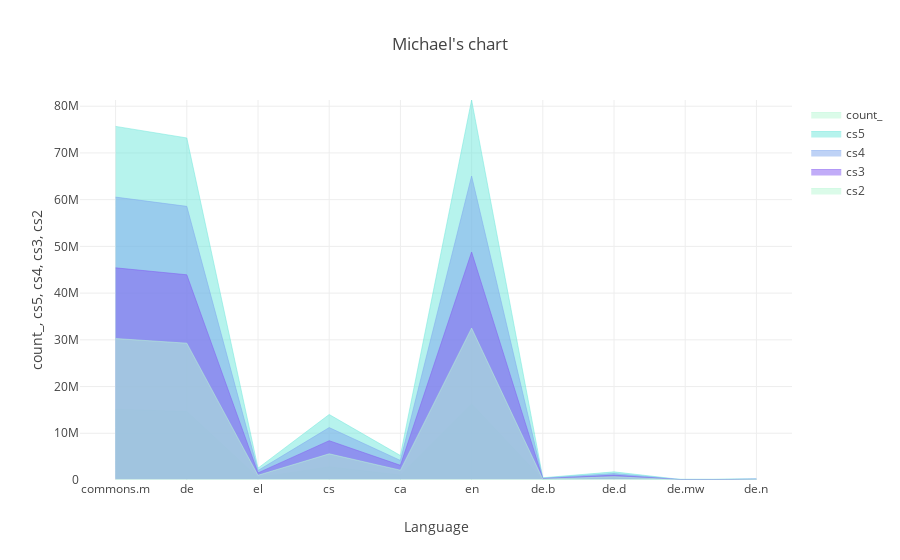

Notebook code for this chart:
### Markdown cell above
# Kql - render areachart

### Code cell
%%kql 
PageViews 
| summarize count() by Language 
//| sort by count_ 
| limit 10
| extend cs5 = 5 * count_
| extend cs4 = 4 * count_
| extend cs3 = 3 * count_
| extend cs2 = 2 * count_
| render areachart title="Michael's chart"

### Figure 1 — Plotly figure (JSON) as saved in the notebook; plotly's stock layout.template omitted (floating-point values rounded to 4 significant figures)
{"data": [{"fill": "tozerox", "line": {"color": "rgb(184, 247, 212)", "width": 0.5}, "mode": "lines", "name": "count_", "type": "scatter", "x": ["commons.m", "de", "el", "cs", "ca", "en", "de.b", "de.d", "de.mw", "de.n"], "y": [15137646, 14641824, 507336, 2804334, 1048386, 16266774, 95190, 347922, 36, 54276]}, {"fill": "tozerox", "line": {"color": "rgb(111, 231, 219)", "width": 0.5}, "mode": "lines", "name": "cs5", "type": "scatter", "x": ["commons.m", "de", "el", "cs", "ca", "en", "de.b", "de.d", "de.mw", "de.n"], "y": [75688230, 73209120, 2536680, 14021670, 5241930, 81333870, 475950, 1739610, 180, 271380]}, {"fill": "tozerox", "line": {"color": "rgb(127, 166, 238)", "width": 0.5}, "mode": "lines", "name": "cs4", "type": "scatter", "x": ["commons.m", "de", "el", "cs", "ca", "en", "de.b", "de.d", "de.mw", "de.n"], "y": [60550584, 58567296, 2029344, 11217336, 4193544, 65067096, 380760, 1391688, 144, 217104]}, {"fill": "tozerox", "line": {"color": "rgb(131, 90, 241)", "width": 0.5}, "mode": "lines", "name": "cs3", "type": "scatter", "x": ["commons.m", "de", "el", "cs", "ca", "en", "de.b", "de.d", "de.mw", "de.n"], "y": [45412938, 43925472, 1522008, 8413002, 3145158, 48800322, 285570, 1043766, 108, 162828]}, {"fill": "tozerox", "line": {"color": "rgb(184, 247, 212)", "width": 0.5}, "mode": "lines", "name": "cs2", "type": "scatter", "x": ["commons.m", "de", "el", "cs", "ca", "en", "de.b", "de.d", "de.mw", "de.n"], "y": [30275292, 29283648, 1014672, 5608668, 2096772, 32533548, 190380, 695844, 72, 108552]}], "layout": {"showlegend": true, "title": "Michael's chart", "xaxis": {"title": "Language", "type": "category"}, "yaxis": {"ticksuffix": "", "title": "count_, cs5, cs4, cs3, cs2", "type": "linear"}}}
